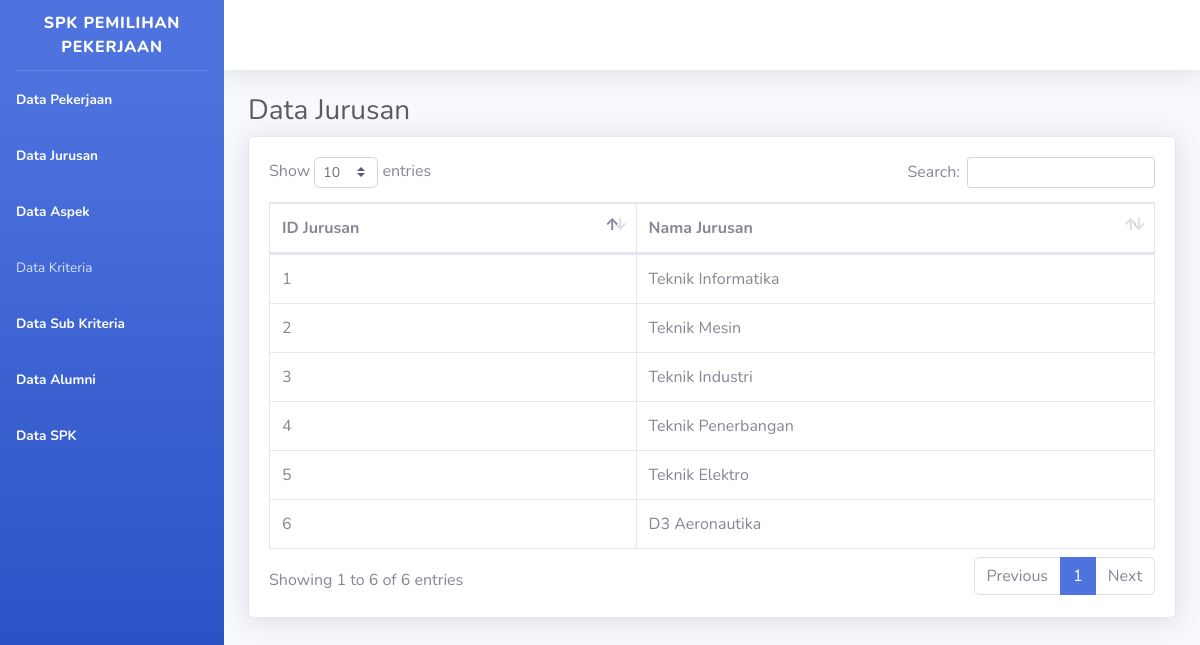
The app's page /jurusan.php with its own data.
### tables this page shows
CREATE TABLE `jurusan` (
  `id` int(11) NOT NULL,
  `jurusan` varchar(20) NOT NULL
);

### jurusan.php (the view, shortened to what this page needs)
<!DOCTYPE html>
<html lang="en">
<head>
    <link href="vendor/fontawesome-free/css/all.min.css" rel="stylesheet" type="text/css">
    <link href="css/sb-admin-2.min.css" rel="stylesheet">
    <link href="vendor/datatables/dataTables.bootstrap4.min.css" rel="stylesheet">
</head>
<body id="page-top">
     <div id="wrapper">
        <ul class="navbar-nav bg-gradient-primary sidebar sidebar-dark accordion" id="accordionSidebar">
            <a class="sidebar-brand d-flex align-items-center justify-content-center" href="index.html">
                <div class="sidebar-brand-text mx-3">SPK Pemilihan Pekerjaan</sup></div>
            </a>
            <hr class="sidebar-divider my-0">
            <li class="nav-item active">
                <a class="nav-link" href="pekerjaan.php">
                    <span>Data Pekerjaan</span></a>
            </li>
            <li class="nav-item active">
                <a class="nav-link" href="jurusan.php">
                    <span>Data Jurusan</span></a>
            </li>
            <li class="nav-item active">
                <a class="nav-link" href="aspek.php">
                    <span>Data Aspek</span></a>
            </li>
            <li class="nav-item">
                <a class="nav-link collapsed" href="#" data-toggle="collapse" data-target="#collapseTwo"
                    aria-expanded="true" aria-controls="collapseTwo">
                    <span>Data Kriteria</span>
                </a>
            </li>
            <li class="nav-item active">
                <a class="nav-link" href="bobot.php">
                    <span>Data Sub Kriteria</span></a>
            </li>
            <li class="nav-item active">
                <a class="nav-link" href="alumni.php">
                    <span>Data Alumni</span></a>
            </li>
            <li class="nav-item active">
                <a class="nav-link" href="spk.php">
                    <span>Data SPK</span></a>
            </li>
        </ul>
        <div id="content-wrapper" class="d-flex flex-column">
            <div id="content">
                <nav class="navbar navbar-expand navbar-light bg-white topbar mb-4 static-top shadow">
                </nav>
          <div class="container-fluid">
                    <h1 class="h3 mb-2 text-gray-800">Data Jurusan</h1>
                    <div class="card shadow mb-4">
                        <div class="card-body">
                            <div class="table-responsive">
                                <table class="table table-bordered" id="dataTable" width="100%" cellspacing="0">
                                    <thead>
                                        <tr>
                                            <th>ID Jurusan</th>
                                            <th>Nama Jurusan</th>
                                        </tr>
                                    </thead>
                                    <tbody>
                                      <?php
                                      include('services\config.php');
                                                                            $sql="SELECT * FROM jurusan";
                                      $query = mysqli_query($conn, $sql);
                                      while($row = mysqli_fetch_array($query)){
                                  ?>
                                   <tr>
                                        <td><?php echo $row['id'] ?></td>
                                        <td><?php echo $row['jurusan'] ?></td>
                                   </tr>
                                   <?php
                               }
                                   ?>
                             </tbody>
                                </table>
                            </div>
                        </div>
                    </div>
                </div>
            </div>
        </div>
    </div>
</body>
</html>

### records on screen
jurusan: id "1", jurusan "Teknik Informatika"
jurusan: id "2", jurusan "Teknik Mesin"
jurusan: id "3", jurusan "Teknik Industri"
jurusan: id "4", jurusan "Teknik Penerbangan"
jurusan: id "5", jurusan "Teknik Elektro"
jurusan: id "6", jurusan "D3 Aeronautika"
